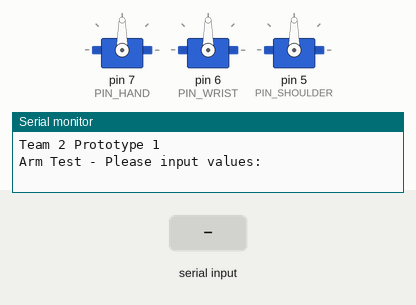
This sketch was run on a simulated Arduino Uno, built with avr-gcc and run on an emulated ATmega328P. Shown: 3 × servo, the last lines printed to the serial monitor. The inputs (shaded band) are chosen by the test bench.

Above: at 1.2 s.
1.3 s: "90,45\n" received over Serial
At 1.99 s:
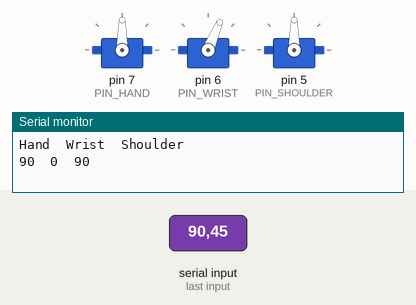
At 4.1 s:
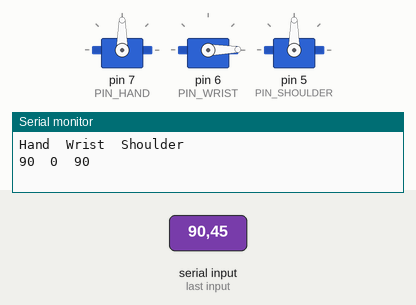
4.3 s: "90 45 200\n" received over Serial
At 6.9 s:
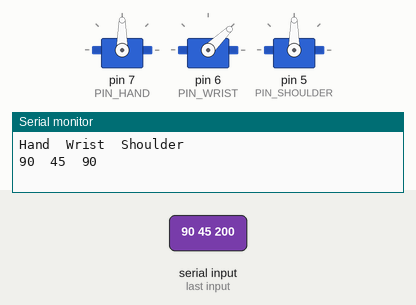
Timing chart, 0 to 8.4 s (numbered marks = the images above; inputs shaded):
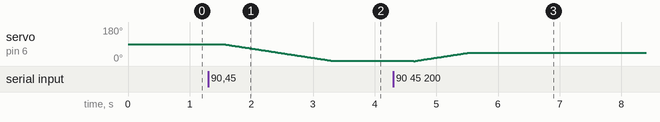

The sketch:

armservo_test.ino
```cpp
// Ziyi Wang
// Write for Team 2 Prototype1 Arm Test
// Reference two test programs below:
// zoomkat 10-4-10 serial servo test and Sweep by BARRAGAN <http://barraganstudio.com>

#include <Servo.h>
//pins difine
#define PIN_HAND 7
#define PIN_WRIST 6
#define PIN_SHOULDER 5
//range and initial values
#define INITIAL_HAND_POSITION 90
#define MIN_HAND_POSITION 90       // open
#define MAX_HAND_POSITION 180      //close
#define INITIAL_WRIST_POSITION 90
#define MIN_WRIST_POSITION 0
#define MAX_WRIST_POSITION 180
#define INITIAL_SHOULDER_POSITION 90
#define MIN_SHOULDER_POSITION 90
#define MAX_SHOULDER_POSITION 180
//for easy to read the code
#define HAND 0
#define WRIST 1
#define SHOULDER 2
#define MOVING_DELAY 20

String commandSend; //received the command from serial window
Servo handServo;  // create servo object to control the claw servo
Servo wristServo;  // create servo object to control the upper arm servo
Servo shoulderServo;  // create servo object to control the bottom arm servo

int posNow[3] = {INITIAL_HAND_POSITION, INITIAL_WRIST_POSITION, INITIAL_SHOULDER_POSITION}; //initial position.
int degree[3];

void setup() {
  Serial.begin(9600);
  handServo.write(INITIAL_HAND_POSITION); //initial position
  handServo.attach(PIN_HAND);  //the pin for the hand servo control
  wristServo.write(INITIAL_WRIST_POSITION); //initial position
  wristServo.attach(PIN_WRIST);  //the pin for the wrist servo control
  shoulderServo.write(INITIAL_SHOULDER_POSITION); //initial position
  shoulderServo.attach(PIN_SHOULDER);  //the pin for the shoulder servo control
  Serial.println("Team 2 Prototype 1");
  Serial.println("Arm Test - Please input values:");
}

void loop() {
  //get degrees
  while (Serial.available()) {
    delay(1);
    if (Serial.available() > 0) {
      char c = Serial.read();  //gets one byte from serial buffer
      commandSend += c; //makes the string commandSend
      Serial.print(c);
      Serial.println("has been add to String.");//some debug messages.
    }
  }
  //change to numbers, and move servo
  if (commandSend.length() >0) {
    Serial.println(commandSend);  //so you can see the captured string
    char carray[12]; //converting string to number
    commandSend.toCharArray(carray, sizeof(carray));
    sscanf(carray,"%d %d %d",&degree[HAND],&degree[WRIST],&degree[SHOULDER]);
    checkDegree();
    Serial.println("Hand\tWrist\tShoulder");
    Serial.print(degree[HAND]);
    Serial.print("\t");
    Serial.print(degree[WRIST]);
    Serial.print("\t");
    Serial.print(degree[SHOULDER]);
    Serial.print("\n");
    //myServo.writeMicroseconds(n); // for microseconds
    driveServo(HAND, degree[HAND]);
    driveServo(WRIST, degree[WRIST]);
    driveServo(SHOULDER, degree[SHOULDER]);
    commandSend="";
  }
}

void driveServo(int id, int degreeTo){
  if(posNow[id] < degreeTo)
    for(; posNow[id] < degreeTo; posNow[id] += 1)  // goes from 0 degrees to 180 degrees
    {                                  // in steps of 1 degree
      switch(id)
      {
        case 0:
          handServo.write(posNow[id]);                     // tell servo to go to position in variable 'pos'
        break;
        case 1:
          wristServo.write(posNow[id]);
        break;
        case 2:
          shoulderServo.write(posNow[id]);
        break;
      }
      delay(MOVING_DELAY);
    }
  else
    for(; posNow[id] > degreeTo; posNow[id] -= 1)  // goes from 0 degrees to 180 degrees
    {                                  // in steps of 1 degree
       switch(id)
      {
        case HAND:
          handServo.write(posNow[id]);                     // tell servo to go to position in variable 'pos'
        break;
        case WRIST:
          wristServo.write(posNow[id]);
        break;
        case SHOULDER:
          shoulderServo.write(posNow[id]);
        break;
      }
      delay(MOVING_DELAY);                       // waits some time for the servo to reach the position
    }
}

void checkDegree(){
  if(degree[HAND] > MAX_HAND_POSITION || degree[HAND] < MIN_HAND_POSITION){
    degree[HAND] = INITIAL_HAND_POSITION;
    Serial.println("Warning: degree for hand is out of range. Set to initial value automatically.");
  }
  if(degree[WRIST] > MAX_WRIST_POSITION || degree[WRIST] < MIN_WRIST_POSITION){
    degree[WRIST] = INITIAL_WRIST_POSITION;
    Serial.println("Warning: degree for wrist is out of range. Set to initial value automatically.");
  }
  if(degree[SHOULDER] > MAX_SHOULDER_POSITION || degree[SHOULDER] < MIN_SHOULDER_POSITION){
    degree[SHOULDER] = INITIAL_SHOULDER_POSITION;
    Serial.println("Warning: degree for shoulder is out of range. Set to initial value automatically.");
  }
}
```

Measured:
- after the input at 1.3 s, servo on pin 6 (PIN_WRIST): moves from 90° to 1° over 1.8 s, starting after 0.24 s
